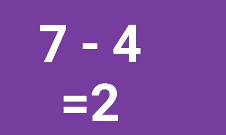
#> input picture Template/source/0.png, 226 x 135 px; its folder holds 4 pictures in this run
$ python auto_bin.py
#> lines starting #> are read from the running program, lines starting #| are printed output that depends on the picture; after the words box and inside, x2 and y2 are one past the last pixel; in counts of white or black regions, pixels touching at a corner belong together
import cv2
import numpy as np
from PIL import Image


def binarize(img):
    '''
    functions:
    将截取的图片进行二值化
    '''
    #--将PIL.Image.Image转化为OpenCV的格式
    # 并转为灰度化图像
    img = cv2.cvtColor(img,cv2.COLOR_RGB2GRAY)

    #设定阈值 进行二值化
    threshold = 200
    param = cv2.THRESH_BINARY

    ret,processed = cv2.threshold(img,threshold,255,param)

    print(type(processed))
    #cv2.imshow("win100",img)
    #cv2.imshow("win001",processed)
    #cv2.waitKey(0)
    return processed#返回类型为numpy.ndarray的二值化图像


for i in range(0,13):
    filename = str(i)+".png"
    print(filename)
    temp = cv2.imread(filename)
#> temp is the input picture: shape (135, 226, 3); mean B, G, R 163.3, 71.2, 125.7
    #cv2.imshow(filename,temp)
    #cv2.waitKey(0)
    cv2.imwrite("bin/"+filename,binarize(temp))
#> in binarize, `img = cv2.cvtColor(img,cv2.COLOR_RGB2GRAY)`:
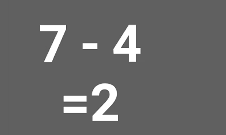
#> img: shape (135, 226); min 71, max 255, mean 105
#> in binarize, `ret,processed = cv2.threshold(img,threshold,255,param)`:
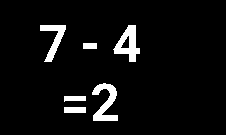
#> processed: shape (135, 226); 5.5% white; 6 white regions, box (x1, y1, x2, y2) and area: (92, 83, 118, 121) 495, (113, 25, 140, 62) 492, (40, 25, 66, 62) 377, (64, 107, 86, 113) 132, (64, 96, 86, 102) 111, (83, 43, 97, 49) 84
#> in binarize, `ret,processed = cv2.threshold(img,threshold,255,param)`: ret = 200
#| <class 'numpy.ndarray'>
#> pass 2 of the loop `for i in range(0,13):`:
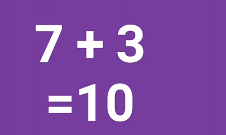
#> input picture Template/source/1.png, 226 x 135 px
#> temp is the input picture: shape (135, 226, 3); mean B, G, R 165.2, 75.2, 128.5
#> in binarize (call 2), `img = cv2.cvtColor(img,cv2.COLOR_RGB2GRAY)`:
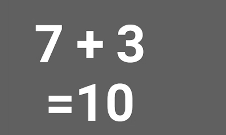
#> img: shape (135, 226); min 68, max 255, mean 108.3
#> in binarize (call 2), `ret,processed = cv2.threshold(img,threshold,255,param)`:
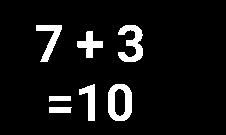
#> processed: shape (135, 226); 7.5% white; 7 white regions, largest, box (x1, y1, x2, y2) and area: (108, 84, 132, 121) 548, (118, 25, 143, 62) 502, (36, 25, 62, 62) 379
#| <class 'numpy.ndarray'>
#> (the run stopped early here; a loop or call above may not have finished)
